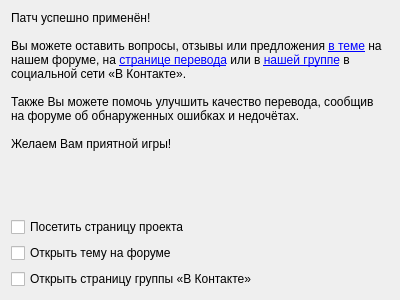
<?xml version="1.0" encoding="UTF-8"?>
<ui version="4.0">
 <class>CompletedPage</class>
 <widget class="QWidget" name="CompletedPage">
  <property name="geometry">
   <rect>
    <x>0</x>
    <y>0</y>
    <width>400</width>
    <height>300</height>
   </rect>
  </property>
  <property name="windowTitle">
   <string>Form</string>
  </property>
  <property name="title" stdset="0">
   <string>Процесс успешно завершён</string>
  </property>
  <layout class="QVBoxLayout" name="verticalLayout">
   <item>
    <widget class="QLabel" name="label_2">
     <property name="text">
      <string>Патч успешно применён!
&lt;br/&gt;&lt;br/&gt;
Вы можете оставить вопросы, отзывы или предложения &lt;a href=&quot;http://consolgames.ru/forum/index.php?showtopic=204&quot;&gt;в теме&lt;/a&gt; на нашем форуме, на &lt;a href=&quot;http://consolgames.ru/translations/Metroid_Prime_3&quot;&gt;странице перевода&lt;/a&gt; или в &lt;a href=&quot;http://vk.com/club18909038&quot;&gt;нашей группе&lt;/a&gt; в социальной сети «В Контакте».
&lt;br/&gt;&lt;br/&gt;
Также Вы можете помочь улучшить качество перевода, сообщив на форуме об обнаруженных ошибках и недочётах.
&lt;br/&gt;&lt;br/&gt;
Желаем Вам приятной игры!</string>
     </property>
     <property name="textFormat">
      <enum>Qt::RichText</enum>
     </property>
     <property name="wordWrap">
      <bool>true</bool>
     </property>
     <property name="openExternalLinks">
      <bool>true</bool>
     </property>
    </widget>
   </item>
   <item>
    <spacer name="verticalSpacer">
     <property name="orientation">
      <enum>Qt::Vertical</enum>
     </property>
     <property name="sizeHint" stdset="0">
      <size>
       <width>20</width>
       <height>40</height>
      </size>
     </property>
    </spacer>
   </item>
   <item>
    <widget class="QCheckBox" name="openProjectPage">
     <property name="text">
      <string>Посетить страницу проекта</string>
     </property>
    </widget>
   </item>
   <item>
    <widget class="QCheckBox" name="openForumThread">
     <property name="text">
      <string>Открыть тему на форуме</string>
     </property>
    </widget>
   </item>
   <item>
    <widget class="QCheckBox" name="openVKGroup">
     <property name="text">
      <string>Открыть страницу группы «В Контакте»</string>
     </property>
    </widget>
   </item>
  </layout>
 </widget>
 <resources/>
 <connections/>
</ui>
